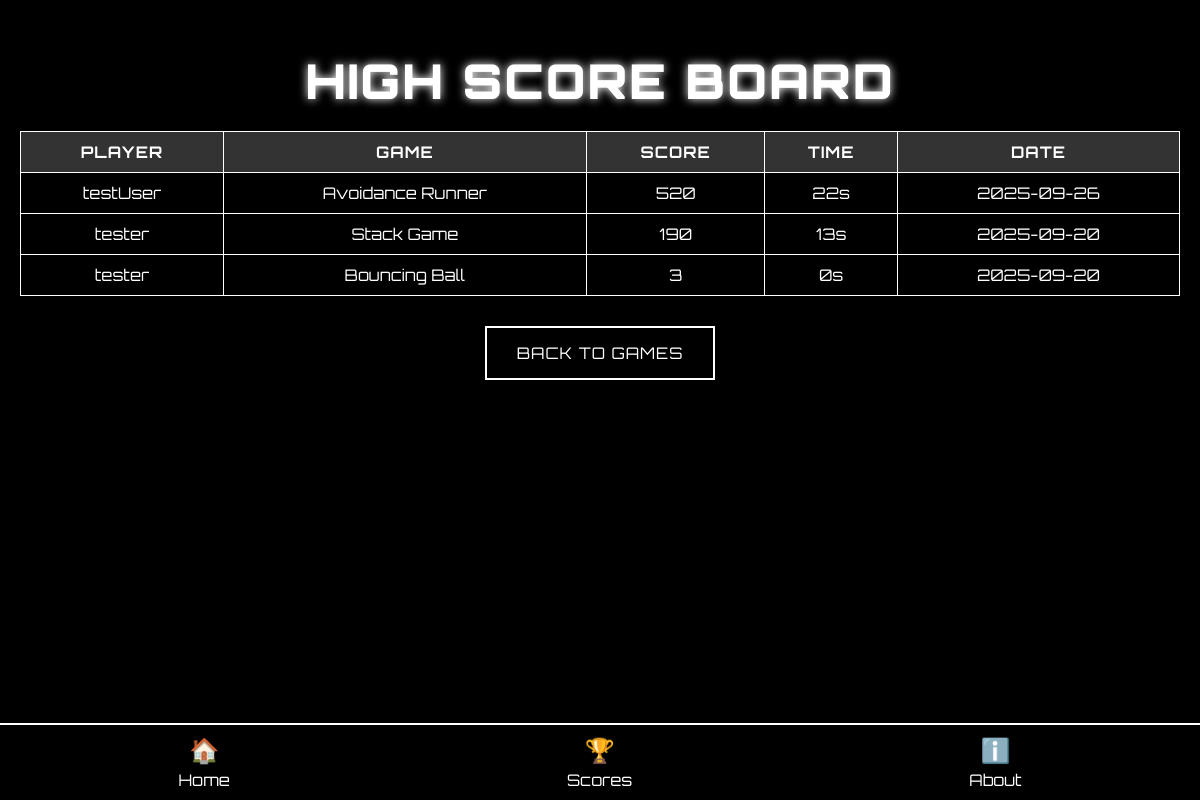
Screenshot of /highscores with the database file from the repository.
### tables this page shows
CREATE TABLE scores
                 (id INTEGER PRIMARY KEY AUTOINCREMENT,
                  player_name TEXT NOT NULL,
                  game_name TEXT NOT NULL,
                  score INTEGER NOT NULL,
                  time_taken INTEGER NOT NULL,
                  created_at TIMESTAMP DEFAULT CURRENT_TIMESTAMP);

### app.py (the view)
@app.route('/highscores')
def highscores():
    conn = sqlite3.connect('game_scores.db')
    c = conn.cursor()
    c.execute('''SELECT player_name, game_name, score, time_taken, created_at
                 FROM scores WHERE score = (
                     SELECT MAX(score) FROM scores s2 WHERE s2.game_name = scores.game_name
                 )
                 GROUP BY game_name, player_name
                 ORDER BY score DESC, time_taken ASC LIMIT 50''')
    highscores = c.fetchall()
    conn.close()
    return render_template('highscores.html', highscores=highscores)

### templates/highscores.html (shortened to what this page needs)
{% extends "base.html" %}
{% block content %}
<div style="text-align: center; margin-top: 30px;">
    <h1>HIGH SCORE BOARD</h1>
    {% if highscores %}
    <table class="scoreboard-table">
        <thead>
            <tr>
                <th>Player</th>
                <th>Game</th>
                <th>Score</th>
                <th>Time</th>
                <th>Date</th>
            </tr>
        </thead>
        <tbody>
            {% for score in highscores %}
            <tr>
                <td>{{ score[0] }}</td>
                <td>{{ score[1] }}</td>
                <td>{{ score[2] }}</td>
                <td>{{ score[3] }}s</td>
                <td>{{ score[4][:10] }}</td>
            </tr>
            {% endfor %}
        </tbody>
    </table>
    {% else %}
    <p>No high scores yet! Be the first to win!</p>
    {% endif %}
    <a href="{{ url_for('home') }}" class="btn">BACK TO GAMES</a>
</div>
{% endblock %}

### templates/base.html (shortened to what this page needs)
<!DOCTYPE html>
<html lang="en">
<head>
    <link rel="stylesheet" href="{{ url_for('static', filename='css/style.css') }}">
    <link rel="stylesheet" href="{{ url_for('static', filename='css/canvas.css') }}">
</head>
<body>
    <div class="container">
        {% block content %}{% endblock %}
        <nav class="bottom-nav">
            <a href="{{ url_for('home') }}" class="nav-icon">
                <div class="icon home-icon">🏠</div>
                <span>Home</span>
            </a>
            <a href="{{ url_for('highscores') }}" class="nav-icon">
                <div class="icon score-icon">🏆</div>
                <span>Scores</span>
            </a>
            <a href="{{ url_for('about') }}" class="nav-icon">
                <div class="icon about-icon">ℹ️</div>
                <span>About</span>
            </a>
        </nav>
    </div>
</body>
</html>

### static/css/style.css (style rules this page uses)
* { margin: 0; padding: 0; box-sizing: border-box; }
body { background: #000; color: #fff; font-family: 'Orbitron', monospace; min-height: 100vh; display: flex; flex-direction: column; }
.container { flex: 1; padding: 20px; padding-bottom: 100px; position: relative; z-index: 2; }
h1, h2, h3 { text-transform: uppercase; letter-spacing: 2px; text-shadow: 0 0 10px #fff; }
h1 { font-size: 3rem; font-weight: 900; margin-bottom: 20px; text-align: center; animation: glow 2s ease-in-out infinite alternate; }
.btn { background: transparent; border: 2px solid #fff; color: #fff; padding: 15px 30px; font-family: 'Orbitron', monospace; text-transform: uppercase; letter-spacing: 1px; cursor: pointer; transition: all 0.3s; text-decoration: none; display: inline-block; margin: 10px; text-align: center; min-width: 200px; }
.bottom-nav { position: fixed; bottom: 0; left: 0; right: 0; background: #000; border-top: 2px solid #fff; display: flex; justify-content: space-around; padding: 10px; }
.nav-icon { color: #fff; text-decoration: none; text-align: center; transition: all 0.3s; }
.icon { font-size: 1.5rem; margin-bottom: 5px; }
.scoreboard-table { width: 100%; border-collapse: collapse; margin: 20px 0; }
.scoreboard-table th, .scoreboard-table td { border: 1px solid #fff; padding: 10px; text-align: center; }
.scoreboard-table th { background: #333; text-transform: uppercase; letter-spacing: 1px; }

### rows the page displays
scores: player_name "testUser", game_name "Avoidance Runner", score "520", time_taken "22", created_at "2025-09-26"
scores: player_name "tester", game_name "Stack Game", score "190", time_taken "13", created_at "2025-09-20"
scores: player_name "tester", game_name "Bouncing Ball", score "3", time_taken "0", created_at "2025-09-20"
